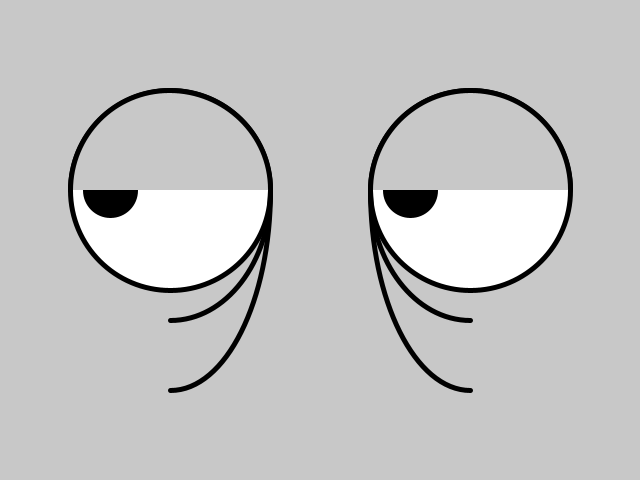
Frame 1 (no input)
Frame 60 (the mouse pressed at the canvas centre just before this capture): identical to frame 1, image omitted
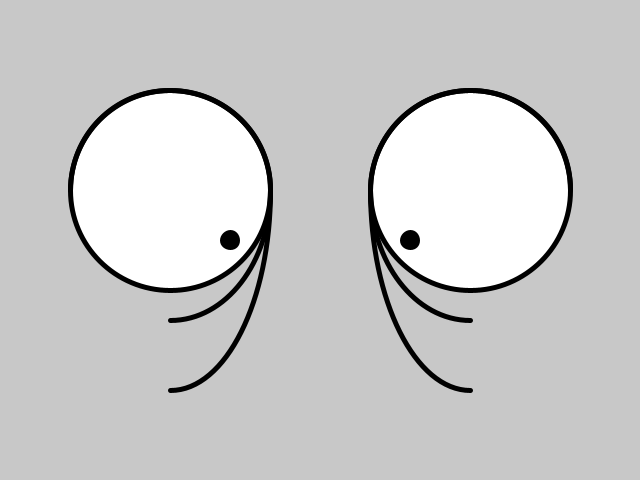
Frame 120 (the mouse held since frame 60 and released just before this capture)

The Processing sketch that drew these frames (run headless with seeded random() and noise(); from frame 60 on, the mouse is pressed at the canvas centre):

// Processing sketch: processing_51024
// ── processing_51024.pde

void setup()
{
  size(640,480);
}

void draw()
{
  background (200);
  translate (320,240);
  smooth();
  
  //whites of their eyes
  fill(255);
  strokeWeight(5);
  ellipse (-150,-50, 200, 200);
  ellipse (150, -50, 200, 200);
  
  //wrinkles...
  noFill();
  arc (-150, -50, 200,260,0,PI/2);
  arc (-150, -50, 200,400,0,PI/2);
  arc (150, -50, 200,260,PI/2,PI);
  arc (150, -50, 200,400,PI/2,PI);
  
  //pupils...
  //float easing = 0.01
  //x += (targetX - x) * easing;
  
  fill(0);
  float x = mouseX-320;
  float cx= constrain(x, 90, 210);
  float y = mouseY-240;
  float cy= constrain(y, -50, 0);
  
  float i = mouseX-320;
  float ci= constrain(i, -210,-90);
  float j = mouseY-240;
  float cj= constrain(j, -50, 0);
  
  int d= 50;
  
  if (mousePressed==true)
  {
    d= 15;
  }else{
    d=50;
  }
  
  ellipse(cx, cy, d,d);
  ellipse(ci, cj, d,d);
  //ellipse(x, y, 50,50);
  
  //eyelids
   if (mousePressed==true)
  {
    fill(200, 0);
  }else{
   fill(200, 255);
  } 
 
  arc (-150,-50, 200, 200, PI, 2*PI);
  arc (150, -50, 200, 200, PI, 2*PI);
  
}
